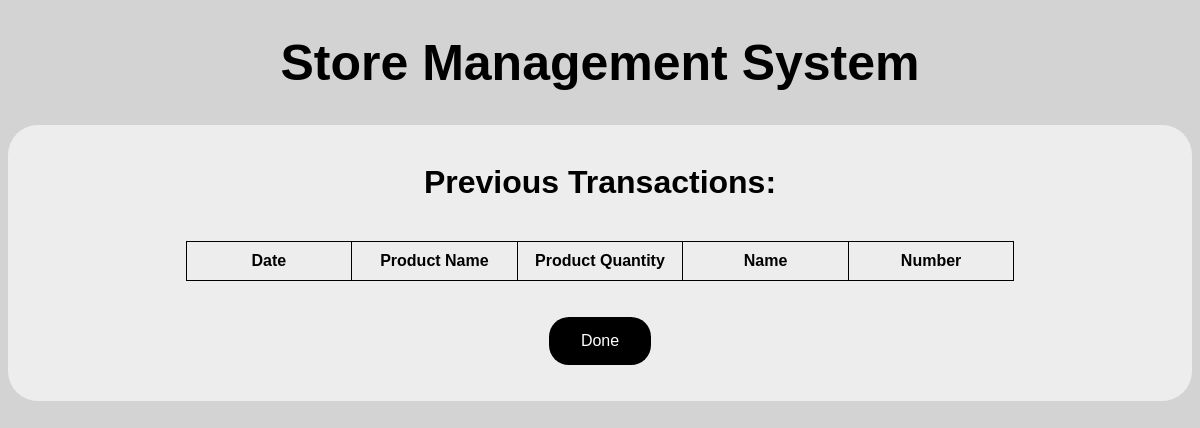
Before: /show_transactions with the older database file.
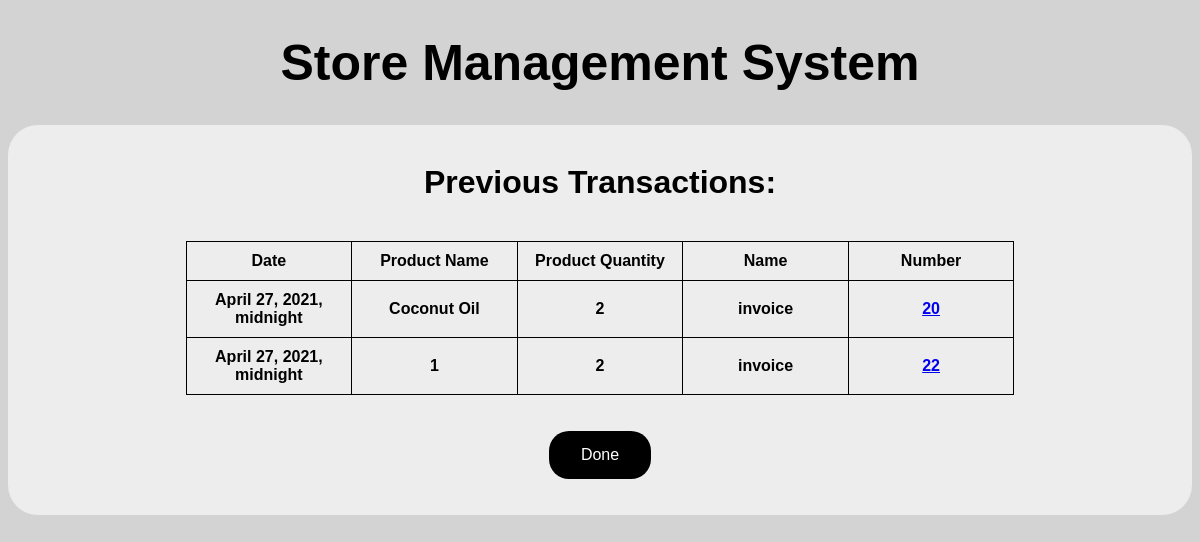
After: the same page with the newer database file.
### storedb/models.py (models this page shows, shortened)
class Transactions(models.Model):
    date = models.DateTimeField()
    prod_name = models.CharField(max_length=30)
    prod_quant = models.IntegerField()
    name = models.CharField(max_length=20)
    number = models.CharField(max_length=15)

### storedb/views.py (the view)
# urls.py: path('show_transactions', views.show_transactions),
def show_transactions(request):
    trans_list = Transactions.objects.order_by('-id')[:10]
    return render(request, 'trans_list.html', {'trans_list': trans_list})

### storedb/templates/trans_list.html (shortened to what this page needs)
{% extends "base.html" %}
{% block content %}
<center>
    <h1>Previous Transactions:</h1><br>
<table>
       <tr>
           <td>Date</td>
           <td>Product Name</td>
           <td>Product Quantity</td>
           <td>Name</td>
           <td>Number</td>
       </tr>
{% for t in trans_list %}
        <tr>
            <td>{{t.date}}</td>
            <td>{{t.prod_name}}</td>
            <td>{{t.prod_quant}}</td>
            <td>{{t.name}}</td>
            <td><a href="{{t.name}}/{{t.number}}">{{t.number}}</a></td>
        </tr>
{% endfor %}
</table><br><br>
<form action="cancel" method="post">
            <button type="submit">Done</button>
    </form>
<br><br>
{% endblock content %}

Changed rows visible on the page:
added Transactions: date "April 27, 2021, midnight", prod_name "Coconut Oil", prod_quant "2", name "invoice", number "20"
added Transactions: date "April 27, 2021, midnight", prod_name "1", prod_quant "2", name "invoice", number "22"
